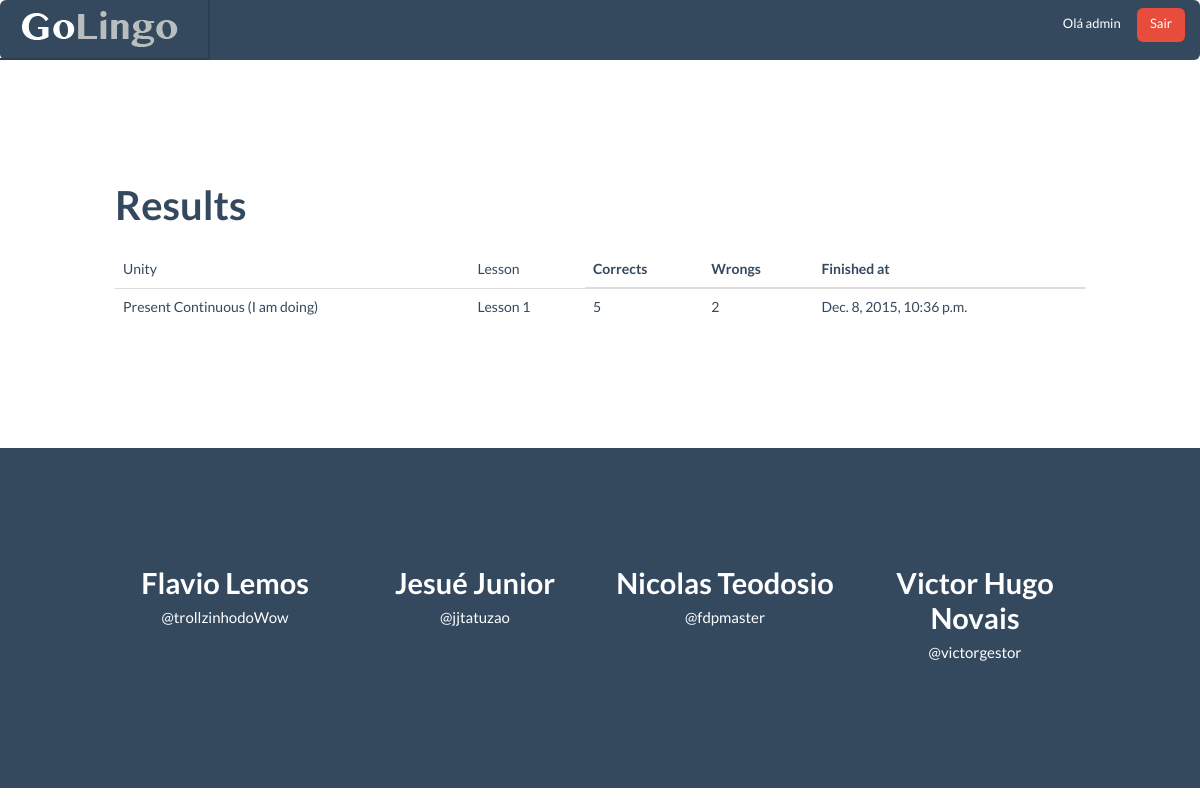
/results/1 (signed in), run on the app's committed database.
### quiz/models.py (models this page shows, shortened)
class Lesson(models.Model):
    name = models.CharField(verbose_name='Name', max_length=40)
    unity = models.ForeignKey(Unity, verbose_name='Unity', null=True, blank=True)
    description = models.TextField(verbose_name='Description', null=True, blank=True)

class Unity(models.Model):
    name = models.CharField(verbose_name='Name', max_length=120)
    number = models.IntegerField(verbose_name='Unity', unique=True)
    description = models.TextField(verbose_name='Description', null=True, blank=True)
    level = models.IntegerField(default=1, verbose_name='Level')

class Result(models.Model):
    user = models.ForeignKey(User)
    lesson = models.ForeignKey(Lesson, related_name='results')
    finished_at = models.DateTimeField(default=datetime.now)
    correct = models.IntegerField(verbose_name='Respostas corretas')
    wrong = models.IntegerField(verbose_name='Respostas erradas')

### quiz/views.py (the view)
# urls.py: url(r'^results/(?P<lesson_id>\d+)$', ResultTemplateView.as_view(), name='results'),
class ResultTemplateView(LoginRequiredMixin, View):
    template_name = 'results.html'
    model = Result
    def get(self, request, *args, **kwargs):
        lesson_id = kwargs.pop('lesson_id')
        cxt = self.get_context_data(request, lesson_id)
        return TemplateResponse(
            request=self.request,
            template=self.template_name,
            context=cxt,
            **kwargs
        )
    def get_context_data(self, request, lesson_id):
        user = request.user
        result = self.model.objects.filter(user_id=user.id, lesson_id=lesson_id).latest('finished_at')
        return {'results': [result], 'lesson': result.lesson}

### quiz/templates/results.html
{% extends 'menu.html' %}
{% load staticfiles %}
{% block container %}
    <h3>Results</h3>
    <br>
    <table class="table">
        <thead>
            <tr>
                <td>Unity</td>
                <td>Lesson</td>
                <th>Corrects</th>
                <th>Wrongs</th>
                <th>Finished at</th>
            </tr>
        </thead>
        <tbody>
            {% for result in results %}
                <tr>
                    <td>{{ lesson.unity.name }}</td>
                    <td>{{ lesson.name }}</td>
                    <td>{{ result.correct }}</td>
                    <td>{{ result.wrong }}</td>
                    <td>{{ result.finished_at }}</td>
                </tr>
            {% endfor %}
        </tbody>
    </table>
{% endblock %}

### templates/menu.html
{% extends 'base.html' %}
{% block menu %}
    {% if not user.is_authenticated %}
        <div class="navbar-form navbar-right">
           <a class="btn btn-success" href="{% url 'auth_login' %}">Entrar</a>
           <a class="btn btn-info" href="{% url 'registration_register' %}">Cadastrar</a>
        </div>
    {% else %}
        <div class="navbar-collapse collapse">
            <div class="navbar-form navbar-right">
                <span class="btn btn-sm btn-inverse">
                    Olá {{ user.username }}
                </span>
                <a class="btn btn-sm btn-danger" href="{% url 'auth_logout' %}">Sair</a>
            </div>
        </div>
     {% endif %}
{% endblock %}

### static/css/flat-ui.css (style rules this page uses)
body { font-family: 'Lato', Helvetica, Arial, sans-serif; font-size: 14px; line-height: 1.231; color: #34495e; background-color: #ffffff; }
a { color: #FFFFFF; text-decoration: none; -webkit-transition: 0.25s; -moz-transition: 0.25s; -o-transition: 0.25s; transition: 0.25s; -webkit-backface-visibility: hidden; }
h1, h2, h3, h4, h5, h6, .h1, .h2, .h3, .h4, .h5, .h6 { font-family: 'Lato', Helvetica, Arial, sans-serif; font-weight: 700; line-height: 1.2; }
h1, h2, h3 { margin-top: 2px; margin-bottom: 4px; }
h3, .h3 { font-size: 40px; }
.btn, .btn-group > .btn, .btn-group > .dropdown-menu, .btn-group > .popover { font-size: 15px; font-weight: 400; }
.btn { border: none; background: #bdc3c7; color: #ffffff; padding: 9px 12px 10px; line-height: 22px; text-decoration: none; border-radius: 6px; -webkit-transition: 0.25s linear; -moz-transition: 0.25s linear; -o-transition: 0.25s linear; transition: 0.25s linear; -webkit-backface-visibility: hidden; -webkit-user-select: none; -moz-user-select: none; -ms-user-select: none; -o-user-select: none; user-select: none; }
.btn.btn-sm, .input-group-sm .btn { font-size: 13px; line-height: 20px; padding: 6px 13px 8px; }
.btn.btn-danger { background-color: #e74c3c; }
.btn.btn-inverse { background-color: #34495e; }
.navbar .navbar-collapse { padding-left: 0; padding-right: 0; }

### static/css/style.css (style rules this page uses)
body { background-color: #fff; }

### data on the page
Result: correct "5", wrong "2", finished_at "Dec. 8, 2015, 10:36 p.m."
Lesson: unity.name "Present Continuous (I am doing)", name "Lesson 1"

### other printed values
{{ user.username }} "admin"
